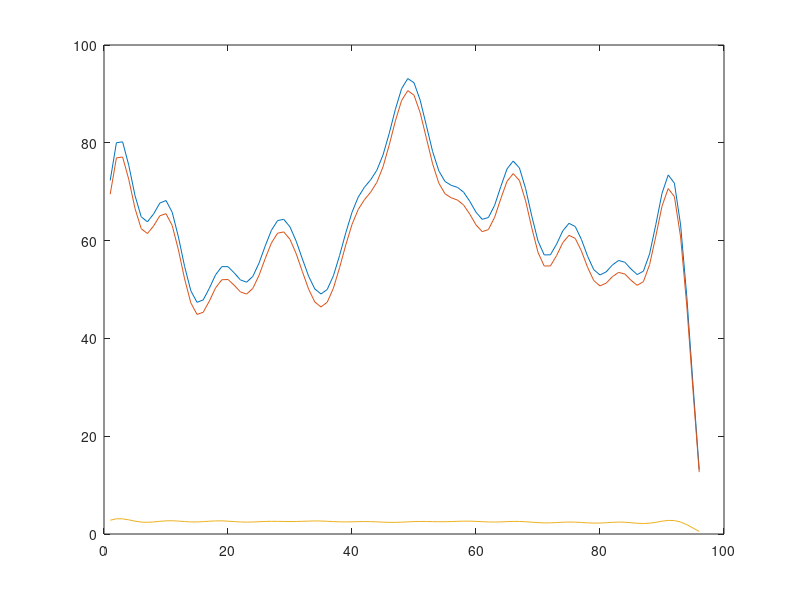

This figure's MATLAB source: (Note: this script raises an error after producing the figure.)
clear 
close all
clc

%% Utilizing flexibility for committments in day ahead market
t = 0.25:0.25:24;
% battery parameters
e_ch=0.95;                          % Charging efficiency
e_dis =0.95;                        % Discharging efficiency 
del_max = 0.5;                     % Maximum charging rate
del_min = -del_max;                 % Minimum discharging rate
b_0 = 0.5;                         % Initial battery capacity
b_max = 1;                       % Maximum battery capacity
b_min = 0.2;                        % Minimum permissible battery capacity
h=0.25;                             % Sampling time

Q_b_max = 0.6;
S_b_max = 0.6;
pf_lim  = 0.8;

load('data_nn.mat')

carbon_intensity=Dataneeded(:,1); %emission cost g/kWh
day_ahead_price=Dataneeded(:,2); %DAM cost euros/MWh
emission_cost = 100; %euros/tonne

%%

DA_price_1_day = resample(day_ahead_price(1:24), 4,1);
CI_cost_1_day = resample(carbon_intensity(1:24), 4,1);
Total_cost_DA = DA_price_1_day + CI_cost_1_day*emission_cost/10e3;

figure; plot(Total_cost_DA); hold on; plot(DA_price_1_day); hold on; plot(CI_cost_1_day*emission_cost/10e3)

%%

kappa = 1;                          % the ratio of selling price and buying price   
N=96;

real_buy = Total_cost_DA/e_ch;
real_sell = kappa*Total_cost_DA*e_dis;

A_buy = diag(real_buy);
A_sell = diag(real_sell);
A_minus = -1*eye(N);
A_zero = zeros(N);

%%
tic
% LP matrix formulation
A = [A_buy A_minus; A_sell A_minus; tril(ones(N,N),-1) + eye(N)  A_zero; -tril(ones(N,N),-1) - eye(N)  A_zero];
b=[zeros(2*N,1);(b_max-b_0)*ones(N,1); (b_0-b_min)*ones(N,1)];

lb=[del_min*ones(N,1)*h; -100000*ones(N,1)];
ub=[del_max*ones(N,1)*h; 100000*ones(N,1)];

Aeq=[];
beq=[];
f=[zeros(N,1); ones(N,1)];

x_state = linprog(f,A,b,Aeq,beq,lb,ub);
toc
battery_ramp= x_state(1:N);

KPI1_profit_only_arbitrage =  sum(Total_cost_DA'*subplus(battery_ramp)/e_ch-kappa*Total_cost_DA'*subplus(-battery_ramp)*e_dis);

figure; plot(t,battery_ramp)

x_adj= battery_ramp/b_max;

%%

x_ch = max(0,battery_ramp);
x_ds = -min(0,battery_ramp);
x_bat_out =x_ch/e_ch - x_ds*e_dis;
bat_cap = b_0+cumsum(battery_ramp);
figure; plot(t, bat_cap)

P_bat = 4*x_bat_out;
Q_bat = zeros(N,1);
%%

S_bat_case1 = [P_bat, Q_bat];
figure; plot(t, S_bat_case1)
save 'case1_no_network_awareness.mat' S_bat_case1

%%

network_name = 'threeBus_LV_industrial.m';

load('Building_Load.mat');
N = 96;
num_bus = 4;

% load('day_ahead_calculated_battery_states.mat')
load('real_time_build_load.mat')
load('real_time_pv_gen.mat')
load('electrolyzer_load_active_reactive.mat')

pf_load = tan(acos(0.95));
P2 = 1*real_time_build_load;
Q2 = pf_load*P2;

P3 = 1*pv_gen;
Q3 = pf_load*P3*0;          % pv gen at unity power factor

J_temp = -1*P3 + S_bat_case1(:,1);
P_load = [P1 P2 J_temp];
Q_load = [Q1 Q2 1*S_bat_case1(:,2)];

% power factor
S_total = sqrt(sum(P_load').^2 + sum(Q_load').^2);
pf_load_agg_case1 = transpose(sum(P_load')./ S_total);

for time = 1:N       
    define_constants;
    mpc = loadcase(network_name);
    mpc.bus(2,PD) = P_load(time,1);
    mpc.bus(3,PD) = P_load(time,2);
    mpc.bus(4,PD) = P_load(time,3);
    mpc.bus(2,QD) = Q_load(time,1);
    mpc.bus(3,QD) = Q_load(time,2);
    mpc.bus(4,QD) = Q_load(time,3);
    
    result_dg= runpf(mpc);
    Voltage_post(:,time) = result_dg.bus(:,8); 
end

figure;plot(Voltage_post')
hold on; yline(1.05); hold on; yline(0.95)

%%

figure; plot(pf_load_agg_case1, '*')

KPI6_mean_abs_power_factor = mean(abs(pf_load_agg_case1));

KPI6_instances_below_lim = sum(abs(pf_load_agg_case1)<0.8)/N

%%

KPI2_cycles_operation = calculate_cycles(x_bat_out);

%% voltage correction metric

V_max = 1.05;
V_min = 0.95;
del_perm = 0.035;

s_agg1_post = sum(sum((Voltage_post > 1+del_perm).*(Voltage_post - 1 - del_perm)));
s_agg2_post = sum(sum((Voltage_post < 1-del_perm).*(1 - del_perm - Voltage_post)));

KPI3_CVC = [s_agg1_post, s_agg2_post]

l1=sum(sum(Voltage_post > V_max));
l2=sum(sum(Voltage_post > 1+del_perm));
l3=sum(sum(Voltage_post < 1-del_perm));
l4=sum(sum(Voltage_post < V_min));

KPI4_voltage_correction_index = 0.25*[l1, l2, l3, l4]

%%

Voltage_node4 = Voltage_post(4,:);

l1_n4=sum(sum(Voltage_node4 > V_max));
l2_n4=sum(sum(Voltage_node4 > 1+del_perm));
l3_n4=sum(sum(Voltage_node4 < 1-del_perm));
l4_n4=sum(sum(Voltage_node4 < V_min));

KPI4_voltage_PCC_Node4 = [l1_n4, l2_n4, l3_n4, l4_n4]/60

%% emission cost KPI
P_total = sum(P_load')';

KPI5_emission_cost = 0.25*sum(CI_cost_1_day.*P_total);
KPI5_case0 = 0.25*sum(CI_cost_1_day.*sum([P1 P2 -P3]')');
KPI5_emission_saving = KPI5_case0 - KPI5_emission_cost;

%% results
KPI1_profit_only_arbitrage
KPI2_cycles_operation
KPI3_CVC
KPI4_voltage_correction_index

KPI5_emission_cost
KPI5_emission_saving

KPI6_mean_abs_power_factor
KPI6_instances_below_lim

KPI4_voltage_PCC_Node4

%%

P_load_total = sum(P_load');
Q_load_total = sum(Q_load');
S_total_cal = sqrt((P_load_total).^2 + (Q_load_total).^2);

KPI7 = [max(P_load_total), min(P_load_total), var(P_load_total);...
    max(Q_load_total), min(Q_load_total), var(Q_load_total);...
    max(S_total_cal), min(S_total_cal), var(S_total_cal)]
    
KPI7_2 = [max(P_load_total), min(P_load_total), var(P_load_total),...
    max(Q_load_total), min(Q_load_total), var(Q_load_total),...
    max(S_total_cal), min(S_total_cal), var(S_total_cal)]';

%%

C1_pf_load_agg = pf_load_agg_case1;
C1_Voltage = Voltage_post;
C1_Out_b_mat = S_bat_case1;
C1_P_load_total = sum(P_load')';
C1_Q_load_total = sum(Q_load')';
C1_battery_ch_level = bat_cap;
